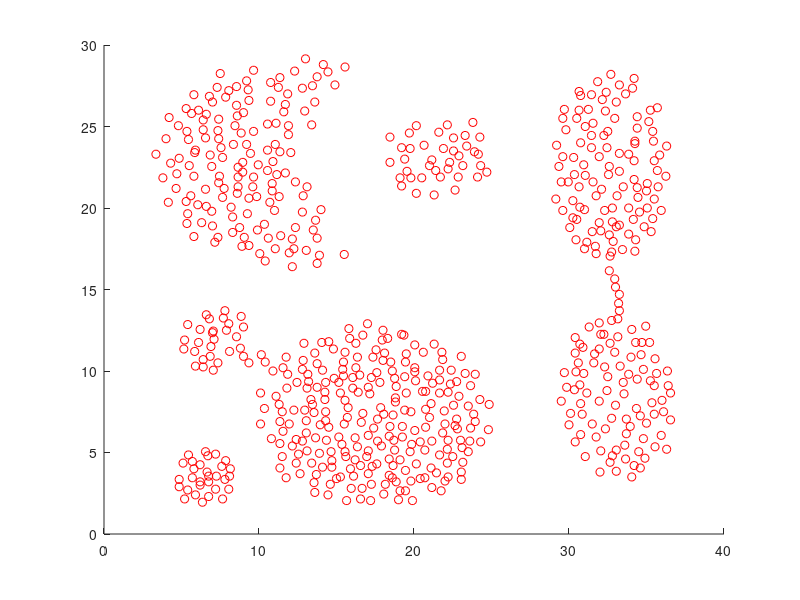
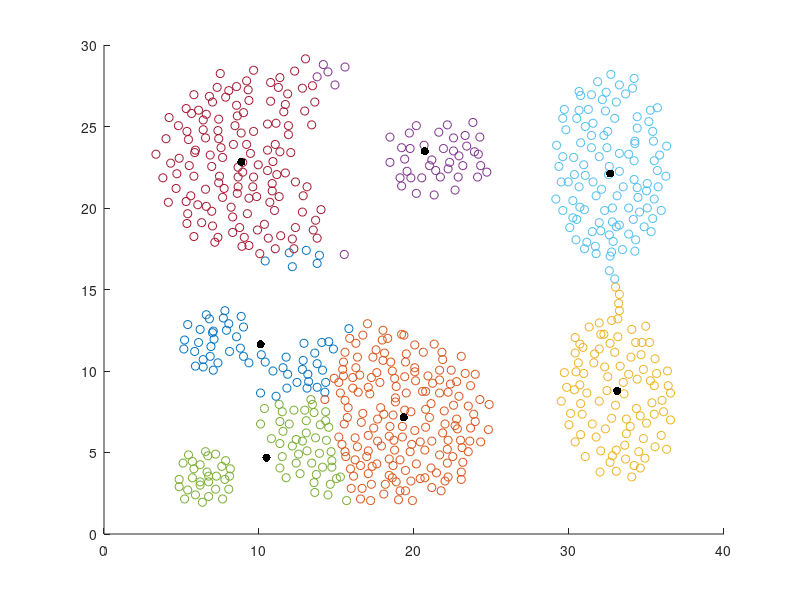
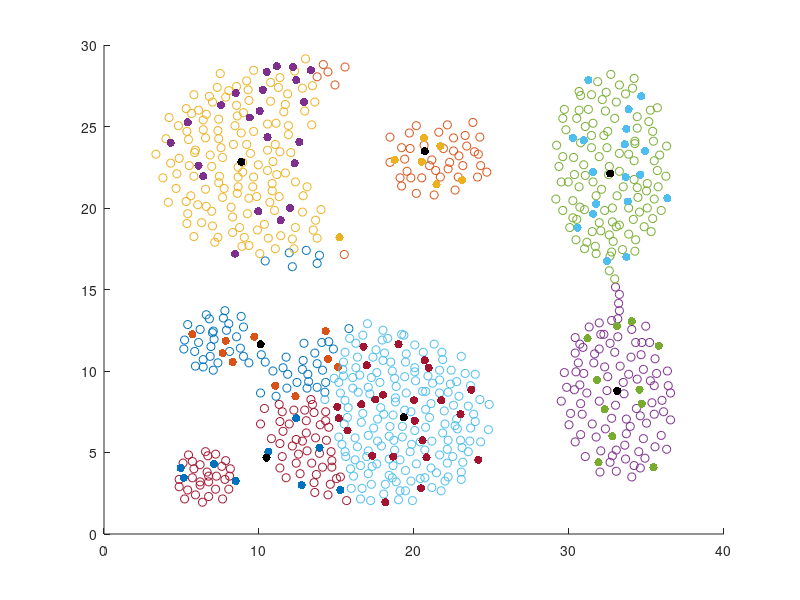

MATLAB code to generate these figures, in order:
dataTrain = csvread('TrainsetTugas2.csv');
dataTest = csvread('TestsetTugas2.csv');
figure
hold on
scatter(dataTrain(:,1),dataTrain(:,2),'r');
hold off


%ambil nilai k=7
k = 7
for i=1 : k
    c(i,1)=dataTrain(randi(688),1);% isi nilai x
    c(i,2)=dataTrain(randi(688),2);% isi nilai y
end
%inisiasi centroid lama
clama=zeros(k,2);
while clama~=c %bandingkan centroid lama sama centroid baru
    %centroid lama dibackup
    for i=1 : k
        clama(i,1) = c(i,1);
        clama(i,2) = c(i,2);
    end
    for i = 1 : size(dataTrain)
        for j = 1 : k
            jarak(j)=sqrt(((c(j,1)-dataTrain(i,1))^2)+(c(j,2)-dataTrain(i,2))^2);%ngitung centroid
        end
        [nilaiMin,indeksMin]=min(jarak);
        dataTrain(i,3)=indeksMin;
    end
%     c(4,2) = mean(dtTrainC4(:,2));
    for i=1 : k
        c(i,1) = mean(dataTrain(find(dataTrain(:,3)==i),1));
        c(i,2) = mean(dataTrain(find(dataTrain(:,3)==i),2));
    end
end

figure
hold on
for i = 1 : k
    scatter(dataTrain(find(dataTrain(:,3)==i),1),dataTrain(find(dataTrain(:,3)==i),2));
    scatter(c(i,1),c(i,2),'k','filled');
end
hold off

for i = 1 : size(dataTest)
    for j = 1 : k
        jarak(j)=sqrt(((c(j,1)-dataTest(i,1))^2)+(c(j,2)-dataTest(i,2))^2);%ngitung centroid
    end
    [nilaiMin,indeksMin]=min(jarak);
    dataTest(i,3)=indeksMin;
end

figure
hold on
for i = 1 : k
    scatter(dataTrain(find(dataTrain(:,3)==i),1),dataTrain(find(dataTrain(:,3)==i),2));
    scatter(dataTest(find(dataTest(:,3)==i),1),dataTest(find(dataTest(:,3)==i),2),'filled');
    scatter(c(i,1),c(i,2),'k','filled');
end
hold off
